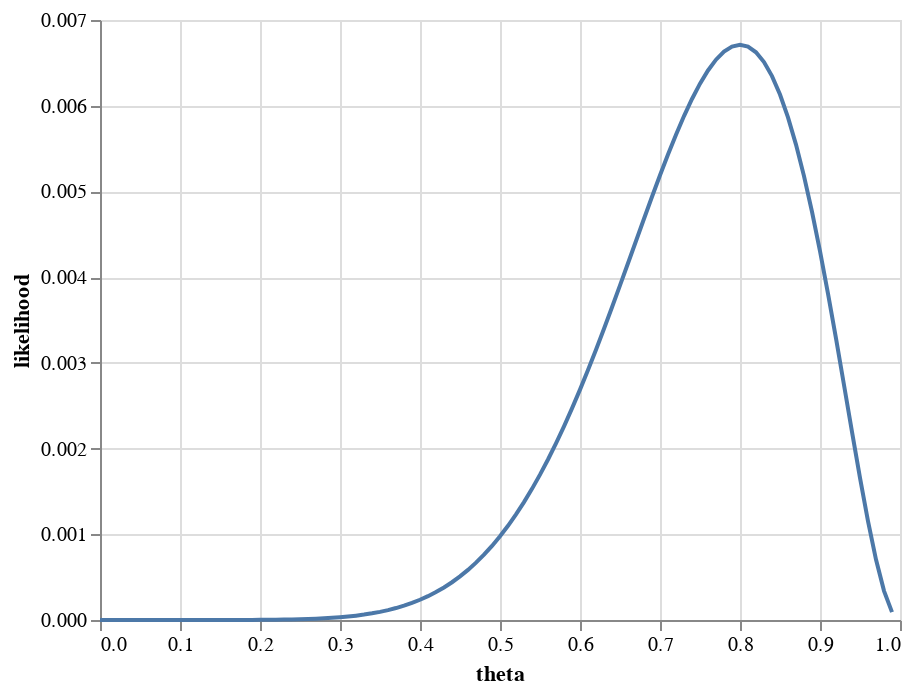

The code cell stored with this chart in its notebook:
### Markdown cell above
6. Using the code below, plot the likelihood function using Altair.

### Code cell
import pandas as pd 
import altair as alt

## PLOT CELL


df = pd.DataFrame(results)
alt.Chart(df).mark_line().encode(
    x="theta",
    y="likelihood"
)

# lets do it again in the next cell

### Figure 1 — Vega-Lite specification as saved in the notebook (floating-point values rounded to 4 significant figures)
{"config": {"view": {"continuousWidth": 400, "continuousHeight": 300}}, "data": {"name": "data-b693b972694c62378493ec5733761540"}, "mark": "line", "encoding": {"x": {"type": "quantitative", "field": "theta"}, "y": {"type": "quantitative", "field": "likelihood"}}, "$schema": "https://vega.github.io/schema/vega-lite/v4.8.1.json", "datasets": {"data-b693b972694c62378493ec5733761540": [{"likelihood": 0.0, "theta": 0.0}, {"likelihood": 9.801e-17, "theta": 0.01}, {"likelihood": 2.459e-14, "theta": 0.02}, {"likelihood": 6.173e-13, "theta": 0.03}, {"likelihood": 6.04e-12, "theta": 0.04}, {"likelihood": 3.525e-11, "theta": 0.05}, {"likelihood": 1.484e-10, "theta": 0.06}, {"likelihood": 4.986e-10, "theta": 0.07}, {"likelihood": 1.42e-09, "theta": 0.08}, {"likelihood": 3.565e-09, "theta": 0.09}, {"likelihood": 8.1e-09, "theta": 0.1}, {"likelihood": 1.698e-08, "theta": 0.11}, {"likelihood": 3.33e-08, "theta": 0.12}, {"likelihood": 6.174e-08, "theta": 0.13}, {"likelihood": 1.091e-07, "theta": 0.14}, {"likelihood": 1.852e-07, "theta": 0.15}, {"likelihood": 3.031e-07, "theta": 0.16}, {"likelihood": 4.806e-07, "theta": 0.17}, {"likelihood": 7.41e-07, "theta": 0.18}, {"likelihood": 1.114e-06, "theta": 0.19}, {"likelihood": 1.638e-06, "theta": 0.2}, {"likelihood": 2.361e-06, "theta": 0.21}, {"likelihood": 3.339e-06, "theta": 0.22}, {"likelihood": 4.643e-06, "theta": 0.23}, {"likelihood": 6.358e-06, "theta": 0.24}, {"likelihood": 8.583e-06, "theta": 0.25}, {"likelihood": 1.144e-05, "theta": 0.26}, {"likelihood": 1.505e-05, "theta": 0.27}, {"likelihood": 1.959e-05, "theta": 0.28}, {"likelihood": 2.522e-05, "theta": 0.29}, {"likelihood": 3.215e-05, "theta": 0.3}, {"likelihood": 4.061e-05, "theta": 0.31}, {"likelihood": 5.084e-05, "theta": 0.32}, {"likelihood": 6.313e-05, "theta": 0.33}, {"likelihood": 7.779e-05, "theta": 0.34}, {"likelihood": 9.514e-05, "theta": 0.35}, {"likelihood": 0.0001156, "theta": 0.36}, {"likelihood": 0.0001394, "theta": 0.37}, {"likelihood": 0.0001671, "theta": 0.38}, {"likelihood": 0.0001991, "theta": 0.39}, {"likelihood": 0.0002359, "theta": 0.4}, {"likelihood": 0.000278, "theta": 0.41}, {"likelihood": 0.0003257, "theta": 0.42}, {"likelihood": 0.0003797, "theta": 0.43}, {"likelihood": 0.0004406, "theta": 0.44}, {"likelihood": 0.0005087, "theta": 0.45}, {"likelihood": 0.0005846, "theta": 0.46}, {"likelihood": 0.0006689, "theta": 0.47}, {"likelihood": 0.000762, "theta": 0.48}, {"likelihood": 0.0008644, "theta": 0.49}, {"likelihood": 0.0009766, "theta": 0.5}, {"likelihood": 0.001099, "theta": 0.51}, {"likelihood": 0.001232, "theta": 0.52}, {"likelihood": 0.001375, "theta": 0.53}, {"likelihood": 0.00153, "theta": 0.54}, {"likelihood": 0.001696, "theta": 0.55}, {"likelihood": 0.001872, "theta": 0.56}, {"likelihood": 0.00206, "theta": 0.57}, {"likelihood": 0.002259, "theta": 0.58}, {"likelihood": 0.002468, "theta": 0.59}, {"likelihood": 0.002687, "theta": 0.6}, {"likelihood": 0.002916, "theta": 0.61}, {"likelihood": 0.003153, "theta": 0.62}, {"likelihood": 0.003397, "theta": 0.63}, {"likelihood": 0.003648, "theta": 0.64}, {"likelihood": 0.003903, "theta": 0.65}, {"likelihood": 0.004162, "theta": 0.66}, {"likelihood": 0.004422, "theta": 0.67}, {"likelihood": 0.004681, "theta": 0.68}, {"likelihood": 0.004938, "theta": 0.69}, {"likelihood": 0.005188, "theta": 0.7}, {"likelihood": 0.005431, "theta": 0.71}, {"likelihood": 0.005662, "theta": 0.72}, {"likelihood": 0.005879, "theta": 0.73}, {"likelihood": 0.006079, "theta": 0.74}, {"likelihood": 0.006257, "theta": 0.75}, {"likelihood": 0.006411, "theta": 0.76}, {"likelihood": 0.006537, "theta": 0.77}, {"likelihood": 0.006631, "theta": 0.78}, {"likelihood": 0.00669, "theta": 0.79}, {"likelihood": 0.006711, "theta": 0.8}, {"likelihood": 0.006689, "theta": 0.81}, {"likelihood": 0.006623, "theta": 0.82}, {"likelihood": 0.006509, "theta": 0.83}, {"likelihood": 0.006346, "theta": 0.84}, {"likelihood": 0.006131, "theta": 0.85}, {"likelihood": 0.005865, "theta": 0.86}, {"likelihood": 0.005547, "theta": 0.87}, {"likelihood": 0.005179, "theta": 0.88}, {"likelihood": 0.004763, "theta": 0.89}, {"likelihood": 0.004305, "theta": 0.9}, {"likelihood": 0.003809, "theta": 0.91}, {"likelihood": 0.003285, "theta": 0.92}, {"likelihood": 0.002742, "theta": 0.93}, {"likelihood": 0.002194, "theta": 0.94}, {"likelihood": 0.001659, "theta": 0.95}, {"likelihood": 0.001154, "theta": 0.96}, {"likelihood": 0.0007054, "theta": 0.97}, {"likelihood": 0.0003403, "theta": 0.98}, {"likelihood": 9.227e-05, "theta": 0.99}]}}
